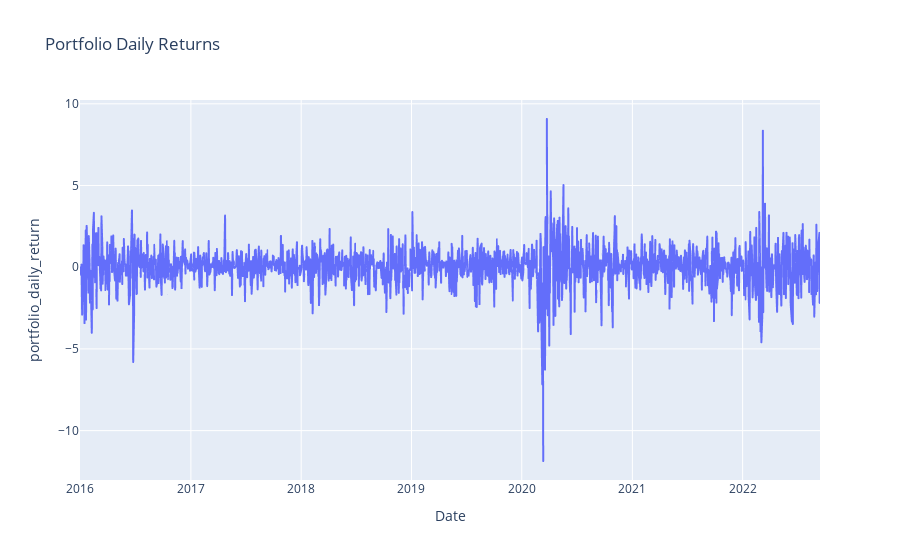

This figure's notebook cell:
### Code cell
# plot daily returns
fig = px.line(df_allocation, y="portfolio_daily_return", title='Portfolio Daily Returns')
fig.show()

### Figure 1 — Plotly figure (JSON) as saved in the notebook; plotly's stock layout.template omitted (floating-point values rounded to 4 significant figures; data arrays with more than 128 entries replaced by an {"elided": "..."} marker saying what was removed)
{"data": [{"hovertemplate": "Date=%{x}<br>portfolio_daily_return=%{y}<extra></extra>", "legendgroup": "", "line": {"color": "#636efa", "dash": "solid"}, "mode": "lines", "name": "", "showlegend": false, "type": "scattergl", "x": {"elided": "1734 str values"}, "xaxis": "x", "y": {"elided": "1734 float values"}, "yaxis": "y"}], "layout": {"legend": {"tracegroupgap": 0}, "title": {"text": "Portfolio Daily Returns"}, "xaxis": {"anchor": "y", "domain": [0, 1], "title": {"text": "Date"}}, "yaxis": {"anchor": "x", "domain": [0, 1], "title": {"text": "portfolio_daily_return"}}}}
